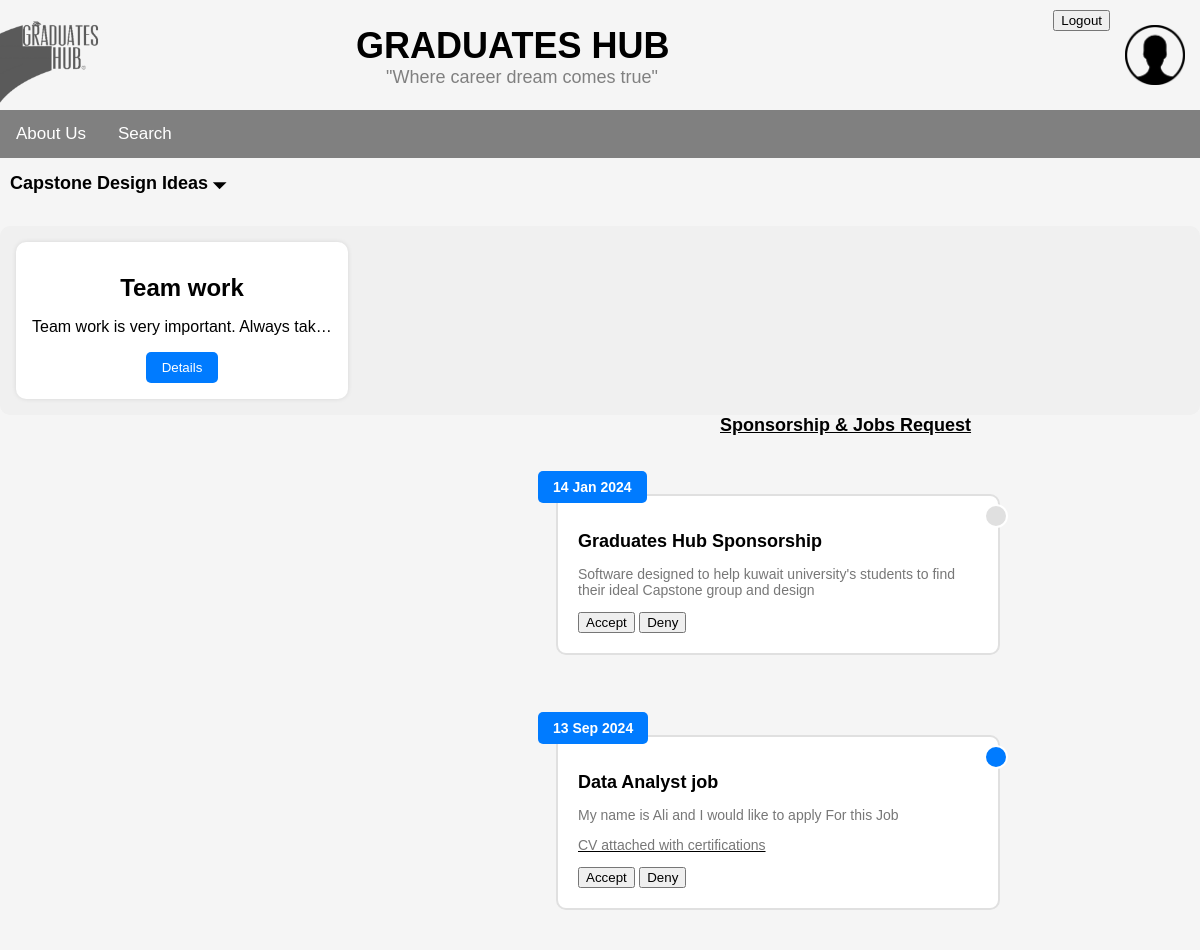
/hub/company-home/, run on an earlier commit of the app's database.
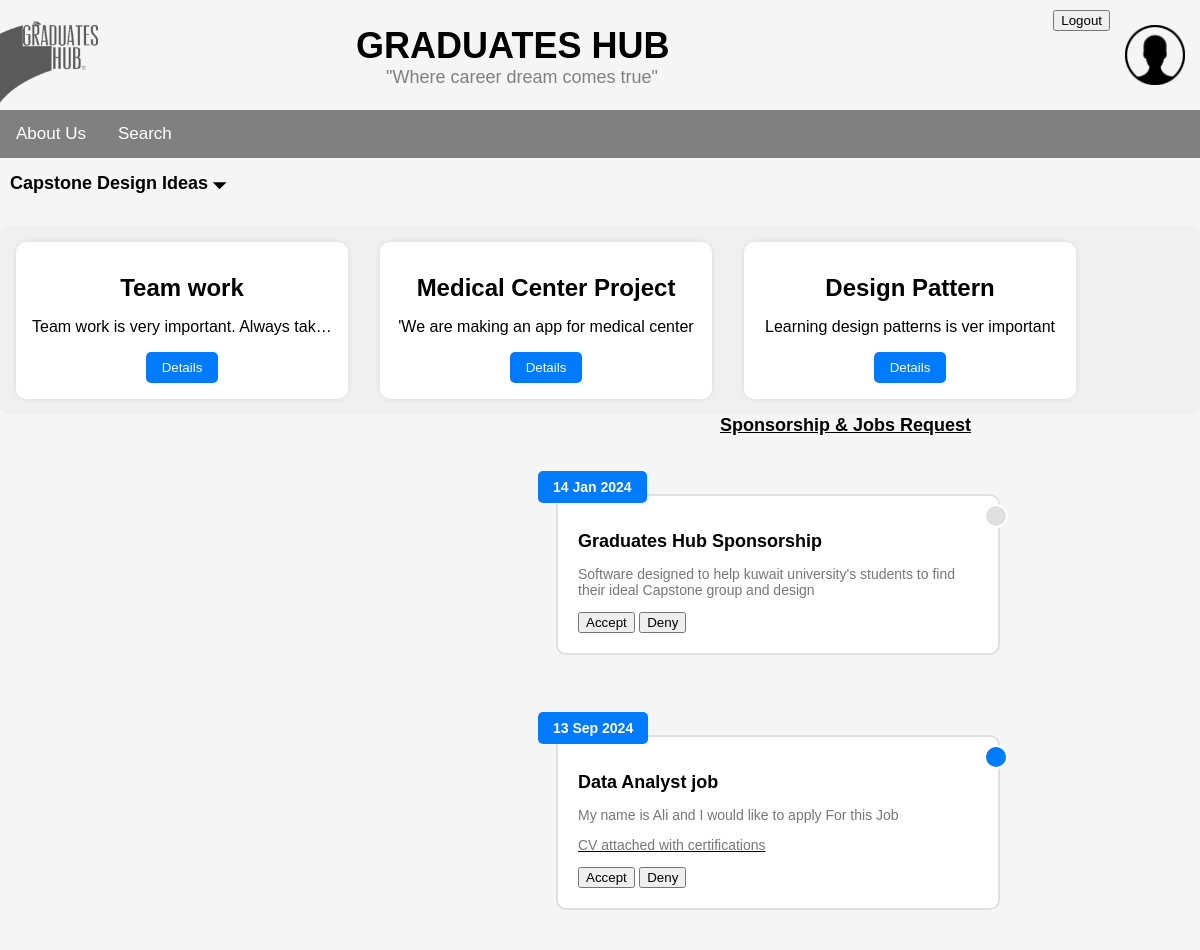
And on a later commit of the database.
### hub/models.py (models this page shows, shortened)
class Post(models.Model):
    VISIBILITY_OPTIONS = [('Pub', 'Public'), ('Pri', 'Private')]
    POST_TYPES = [('Pos', 'Post'), ('Pro', 'Project'), ('Job', 'Job')]
    title = models.CharField(max_length=100)
    content = models.TextField()
    time = models.DateTimeField(auto_now_add=True)
    visibility = models.CharField(max_length=3, choices=VISIBILITY_OPTIONS)
    links = models.TextField()
    post_type = models.CharField(max_length=3, choices=POST_TYPES)
    creator = models.ForeignKey(User, on_delete=models.CASCADE, null=False)

### hub/views.py (the view)
# urls.py: path("company-home/", views.get_company_home, name='company-home'),
def get_company_home(request):
    Posts = Post.objects.all()
    return render(request, 'hub/company_home.html', {'Posts': Posts})

### hub/templates/hub/company_home.html (shortened to what this page needs)
{% load static %}
<!DOCTYPE html>
<html lang="en">
<head>
    <link rel="stylesheet" type="text/css" href="{% static 'hub/css/company_home.css' %}">
</head>
<body>
    <header>
		<div class="logo">
			<img src="{% static 'hub/img/GraduatesHubLogo.png' %}" alt="Graduates Hub Logo">
		</div>
		<div class="title">
			<h1>GRADUATES HUB</h1>
			<p>"Where career dream comes true"</p>
		</div>
    <a href="/logout/"><button class="logout-button"> Logout </button></a>
		<img src="{% static 'hub/img/Profile_photo.png' %}" class="head-profile" width="60px" height="60px">
	</header>
	<div class="topnav">
		<a href="#About Us">About Us</a>
		<a href="{% url 'search-page' %}">Search</a>
	  </div>
    <h2 style="font-family:'Trebuchet MS', 'Lucida Sans Unicode', 'Lucida Grande', 'Lucida Sans', Arial, sans-serif;font-size: large;font-weight: bold; margin-left: 10px;">Capstone Design Ideas 🞃</h2>
	  <div class="main-content-container">
		{% for Post in Posts %}
		<div class="main-content-block">
		  <h1>{{Post.title}}</h1>
		  <p>{{Post.content}}</p>
		  <button>Details</button>
		</div>
		{% endfor%}
  </div>
<u><h3 style="margin-left: 60%;font-family:'Trebuchet MS', 'Lucida Sans Unicode', 'Lucida Grande', 'Lucida Sans', Arial, sans-serif;font-size: large;font-weight: bold; margin-top: 0%;">Sponsorship & Jobs Request</h3></u>
<div class="timeline">
  <div class="timeline-event">
    <div class="timeline-date">14 Jan 2024</div>
    <h2>Graduates Hub Sponsorship</h2>
    <p>Software designed to help kuwait university's students to find their ideal Capstone group and design
    </p>
    <button>Accept</button>
  <button>Deny</button>
  </div>
  <div class="timeline-event">
    <div class="timeline-date">13 Sep 2024</div>
    <h2>Data Analyst job</h2>
    <p>My name is Ali and I would like to apply For this Job</p>
       <u><p>CV attached with certifications </p></u>
        <button>Accept</button>
        <button>Deny</button>
  </div>
  </div>
</body>
</html>

What changed in the data, as far as the page shows it:
added Post: title "Medical Center Project", content "'We are making an app for medical center"
added Post: title "Design Pattern", content "Learning design patterns is ver important"
